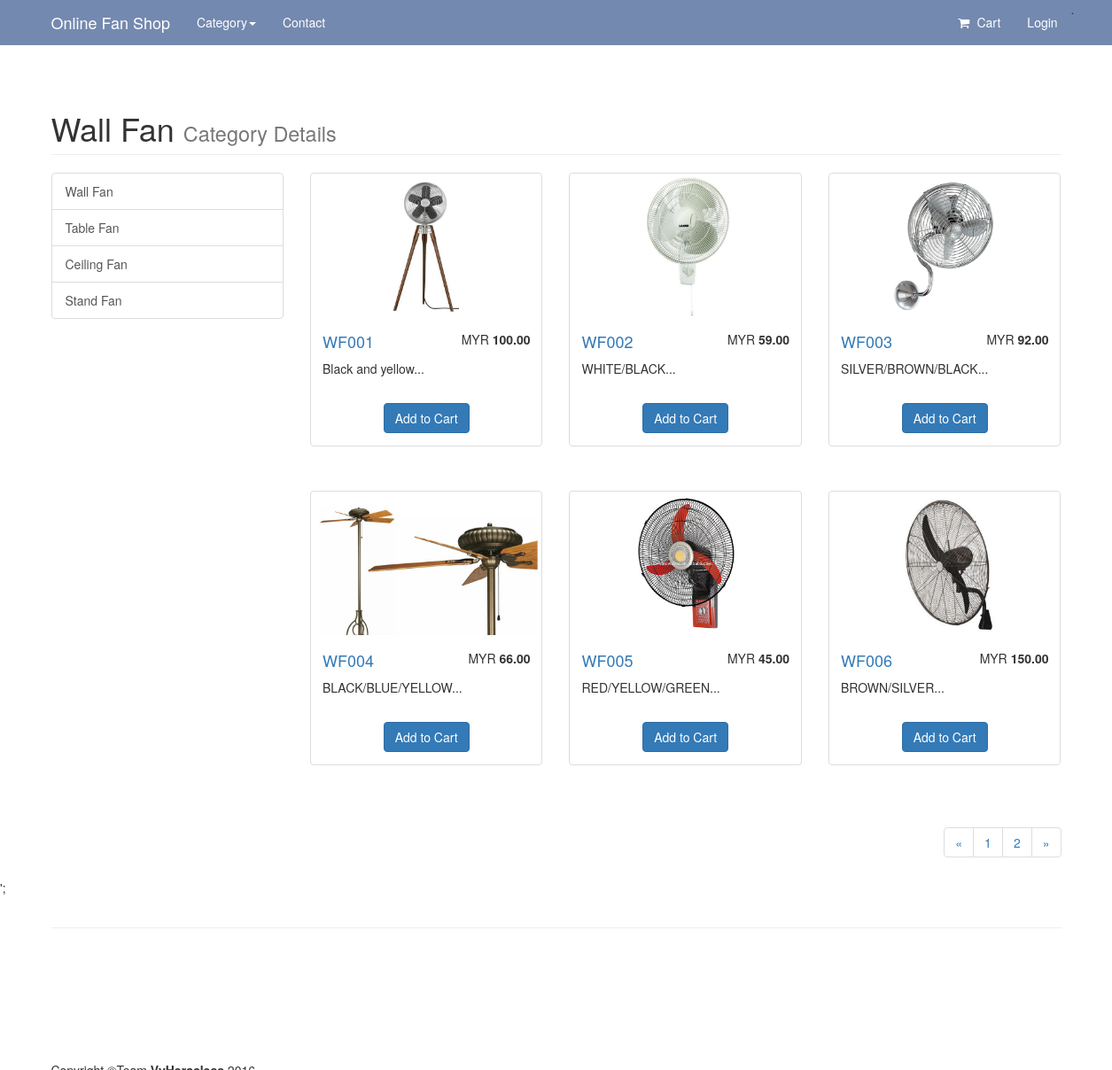
The app's page /item.php?cat=Wall Fan with its own data.
### tables this page shows
CREATE TABLE `category` (
  `num` int(50) NOT NULL,
  `name` varchar(70) NOT NULL,
  `catdesc` text NOT NULL
);

CREATE TABLE `item` (
  `num` int(50) NOT NULL,
  `itemName` varchar(150) NOT NULL,
  `itemPrice` int(51) NOT NULL,
  `itemDesc` text NOT NULL,
  `imglink` varchar(100) NOT NULL,
  `categ` varchar(30) NOT NULL
);

### item.php (the view, shortened to what this page needs)
<?php session_start();
include 'include/db.php';
if (isset($_GET["item"])) {
   $query="SELECT * FROM item";
     $i = $_GET["cat"];
}else{
	$num_rec_per_page=6;
    if (isset($_GET["page"])) { $page  = $_GET["page"]; } else { $page=1; };
    $start_from = ($page-1) * $num_rec_per_page;
    $query="SELECT * FROM item";
     $i = $_GET["cat"];
	$query="SELECT * FROM item WHERE categ = '$i' LIMIT $start_from, $num_rec_per_page";
}
$result=mysqli_query($connect,$query);
?>
   <?php include "include/header.php"; ?>
    <div class="container">
        <div class="row">
            <div class="col-lg-12">
                                    <h1 class="page-header">
                                       <?php echo $i;?> <small>Category Details</small>
                                    </h1>
                                </div>
            <div class="col-md-3">
                <div class="list-group">
                    <?php
                                include 'include/db.php';
                                $sql2 = "Select * from category" ;
                                $result2 = mysqli_query($connect,$sql2);
                                while($row2 = mysqli_fetch_assoc($result2)){ ?>
                                <a class="list-group-item" href="item.php?cat=<?= $row2['name'];?>"><?= $row2['name'];?></a>
                    <?php  }  ?>
                </div>
            </div>
            <div class="col-md-9">
                <div class="row">
                    <?php while($row2 = mysqli_fetch_assoc($result)){ ?>
                    <div class="col-md-4 col-sm-6 hero-feature">
                        <div class="thumbnail">
                            <img src="<?php echo './image/'.$row2['imglink'];?>" alt="">
                            <div class="caption">
                                <h5 class="pull-right">MYR <strong><?php echo $row2['itemPrice'];echo '.00'?></strong></h5>
                                <h4><a href="#"><?php $itemn = $row2['itemName']; echo substr("$itemn",0,30); ?></a>
                                </h4>
                                <p><?php $itemd = $row2['itemDesc']; echo substr("$itemd",0,20).'...'; ?></p>
                            </div>
                            <p>
                                <center>
                                    <a  style = "text-decoration:none;" class ="btn btn-primary"  href="item.php?cat=<?php echo $row2['categ'] ?>&action=add&id=<?php echo $row2['num'] ?>">Add to Cart</a>
                                </center>
                            </p>
                        </div>
                    </div>
                <?php  }  ?>
                </div>
               <div class= "pull-right">
                <?php
                    $sql = "SELECT * FROM item WHERE categ = '$i'";
                    $rs_result = mysqli_query($connect,$sql);
                    $total_records = mysqli_num_rows($rs_result);
                    $total_pages = ceil($total_records / $num_rec_per_page);
                    echo '<ul class="pagination">';
                    echo "<li><a href='item.php?cat=".$i."&page=".$total_pages."'>&laquo;</a></li>";
                          for ($w=1; $w<=$total_pages; $w++) {
                                echo "<li><a href='item.php?cat=".$i."&page=".$w."'>".$w."</a></li>";
                                            };
                             echo "<li><a href='item.php?cat=".$i."&page=".$total_pages."'>&raquo;</a></li>";
                             echo "</ul>";
                ?>
                </div>
            </div>
        </div>
    </div>
	</script>';
    <?php include "include/footer.php"; ?>

### include/header.php (shortened to what this page needs)
<!DOCTYPE html>
<html lang="en">
<head>
    <link href="css/bootstrap.min.css" rel="stylesheet">
    <link href="css/heroic-features.css" rel="stylesheet">
    <link href="css/stickyfooter.css" rel="stylesheet">
    <link href="css/font-awesome/css/font-awesome.min.css" rel="stylesheet" type="text/css">
    <link rel="stylesheet" href="css/sweetalert.css">
</head>
<body>
    <nav class="navbar navbar-inverse navbar-fixed-top" role="navigation">
        <div class="container">
            <div class="navbar-header">
                <a class="navbar-brand" href="index.php">Online Fan Shop</a>
            </div>
            <div class="collapse navbar-collapse" id="bs-example-navbar-collapse-1">
                <ul class="nav navbar-nav">
                    <li class="dropdown">
                        <a class="dropdown-toggle" href="#" data-toggle="dropdown" role="button" aria-haspopup="true" aria-expanded="false">Category<span class="caret"></span></a>
                    </li>
                    <li>
                        <a href="contact.php">Contact</a>
                    </li>
                </ul>
                <ul class="nav navbar-nav navbar-right">
                    <li>
                        <a href="cart.php"><i class="fa fa-fw fa-shopping-cart">&nbsp;</i> Cart</a>
                    </li>
.                   <li>
                        <a href="main.php">Login</a>
                    </li>
                </ul>
            </div>
        </div>
    </nav>

### include/footer.php (shortened to what this page needs)
<div class="container">
        <hr>
        <footer class="footer">
            <div class="row">
                <div class="col-lg-12">
                    <p>Copyright &copy;Team <strong>VyHeracless </strong> 2016</p>
                </div>
            </div>
        </footer>
    </div>
</body>
</html>

### css/heroic-features.css (style rules this page uses)
body { padding-top: 70px; }
.hero-feature { margin-bottom: 30px; }

### css/stickyfooter.css (style rules this page uses)
html { position: relative; min-height: 100%; }
body { margin-bottom: 60px; }
.footer { position: absolute; bottom: 0; width: 100%; height: 10px; background-color: #ffffff; }
body > .container { padding: 15px 15px 0; }

### records on screen
category: name "Wall Fan"
category: name "Table Fan"
category: name "Ceiling Fan"
category: name "Stand Fan"
item: imglink (picture), itemPrice "100", itemName "WF001", itemDesc "Black and yellow"
item: imglink (picture), itemPrice "59", itemName "WF002", itemDesc "WHITE/BLACK"
item: imglink (picture), itemPrice "92", itemName "WF003", itemDesc "SILVER/BROWN/BLACK"
item: imglink (picture), itemPrice "66", itemName "WF004", itemDesc "BLACK/BLUE/YELLOW"
item: imglink (picture), itemPrice "45", itemName "WF005", itemDesc "RED/YELLOW/GREEN"
item: imglink (picture), itemPrice "150", itemName "WF006", itemDesc "BROWN/SILVER"

### other values on screen
$i "Wall Fan"
